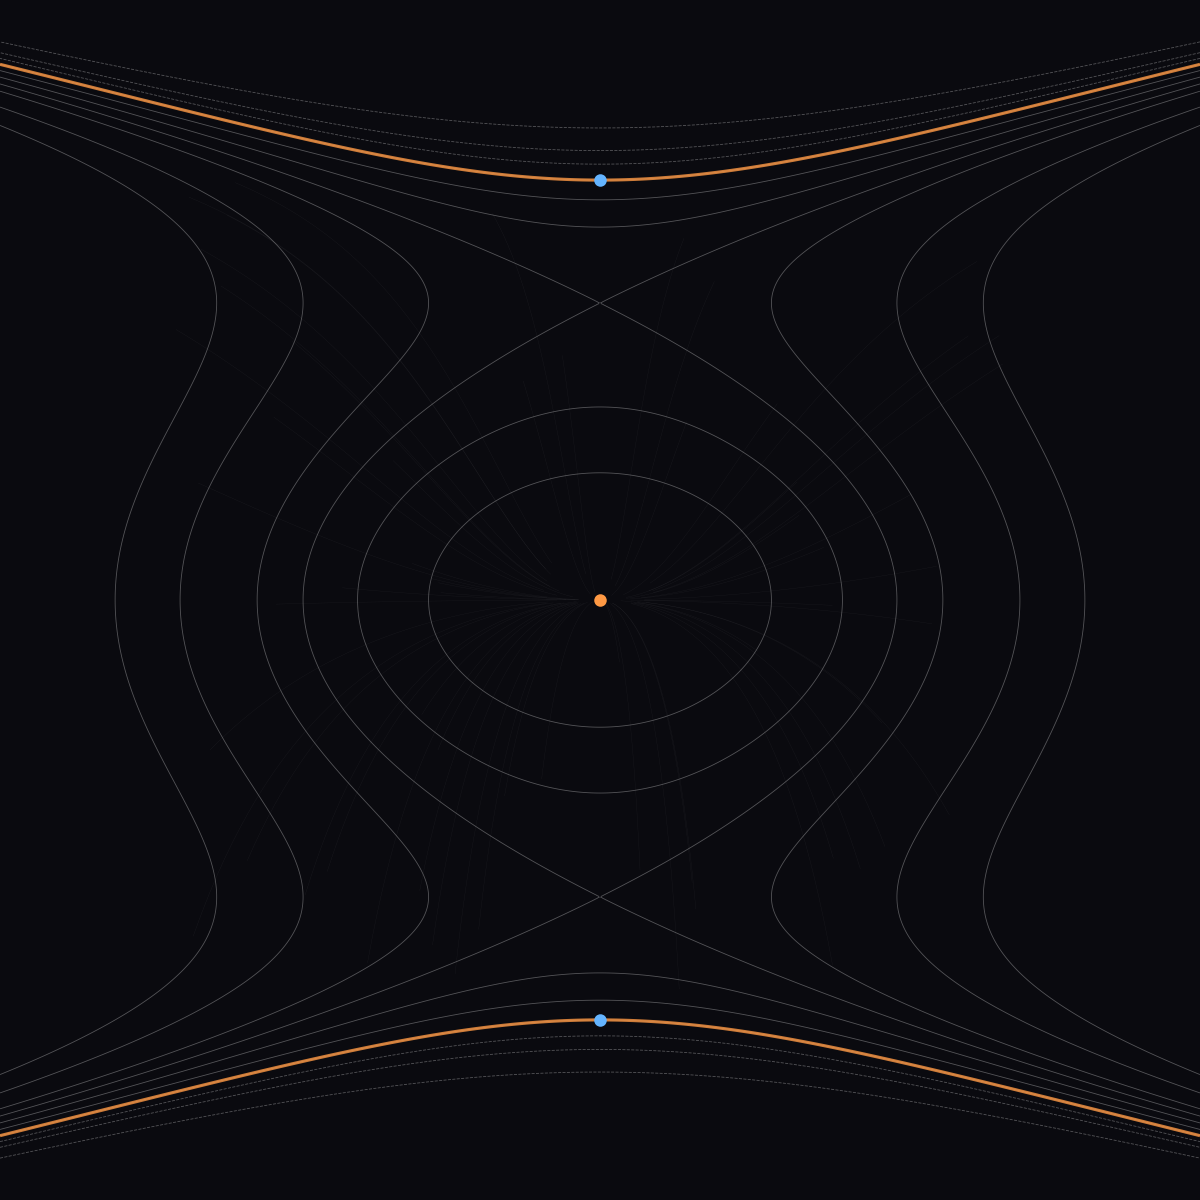

Reproduce this figure in Python.
"""Morse function contour — the landscape as resolvent.

f(x,y) = x^2/4 + y^2/2 - y^4/12
Two minima (blue), one saddle (gold), separatrix in amber.
Gradient flow lines in ghost lines.
"""
import numpy as np
import matplotlib
matplotlib.use('Agg')
import matplotlib.pyplot as plt

def morse(x, y):
    return x**2 / 4 + y**2 / 2 - y**4 / 12

def morse_grad(x, y):
    return x / 2, y - y**2 / 3

Y = np.linspace(-3.5, 3.5, 1000)
X = np.linspace(-3.5, 3.5, 1000)
X, Y = np.meshgrid(X, Y)
Z = morse(X, Y)

fig, ax = plt.subplots(1, 1, figsize=(8, 8))
fig.set_facecolor('#0a0a0f')
ax.set_facecolor('#0a0a0f')

# Contour levels
levels = [-1.0, -0.5, -0.25, 0, 0.25, 0.5, 0.75, 1.0, 1.5, 2.0]
cntr = ax.contour(X, Y, Z, levels=levels, colors='white', linewidths=0.4, alpha=0.3)

# Highlight separatrix (z=0)
ax.contour(X, Y, Z, levels=[0], colors='#ff9944', linewidths=1.5, alpha=0.8)

# Gradient flow lines
np.random.seed(42)
for _ in range(60):
    x0 = np.random.uniform(-2.5, 2.5)
    y0 = np.random.uniform(-2.5, 2.5)
    path_x, path_y = [x0], [y0]
    x, y = x0, y0
    for _ in range(100):
        fx, fy = morse_grad(x, y)
        step = 0.04
        xn = x - step * fx
        yn = y - step * fy
        if abs(xn) > 3.5 or abs(yn) > 3.5 or abs(fx) < 1e-6 or abs(fy) < 1e-6:
            break
        path_x.append(xn)
        path_y.append(yn)
        x, y = xn, yn
    if len(path_x) > 5:
        ax.plot(path_x, path_y, color='white', linewidth=0.2, alpha=0.06)

# Critical points
min_y = np.sqrt(6)
# Minima
ax.plot(0, min_y, 'o', color='#64b4ff', markersize=5)
ax.plot(0, -min_y, 'o', color='#64b4ff', markersize=5)
# Saddle
ax.plot(0, 0, 'o', color='#ff9944', markersize=5)

ax.set_xlim(-3.5, 3.5)
ax.set_ylim(-3.5, 3.5)
ax.set_aspect('equal')
ax.axis('off')

# White border for flux-redux to use as boundary
ax.patch.set_edgecolor('white')
ax.patch.set_linewidth(2)
# Actually, let's just add a thin white frame around the axes
fig.patch.set_edgecolor('white')
fig.patch.set_linewidth(0)

plt.tight_layout(pad=0)
fig.savefig('morse-contour-mpl.png', dpi=150, facecolor='#0a0a0f', edgecolor='none')
plt.close()

print("Plot written: morse-contour-mpl.png")
